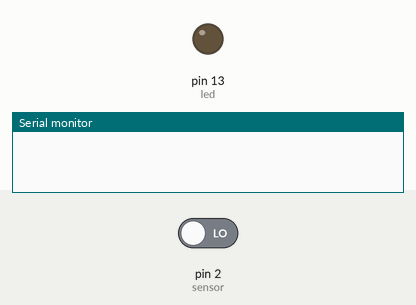
Recording of a sketch running on a simulated Arduino Uno, built with avr-gcc and run on an emulated ATmega328P. On the bench: output pins drawn as LEDs (lit = HIGH), the last lines printed to the serial monitor. The inputs (shaded band) are chosen by the test bench; at power-on: pin 2 (sensor) LOW.

Above: at 1.2 s.
1.3 s: pin 2 (sensor) driven HIGH
At 1.7 s:
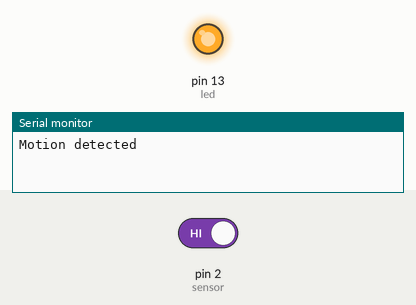
2.8 s: pin 2 (sensor) driven LOW
At 4.0 s:
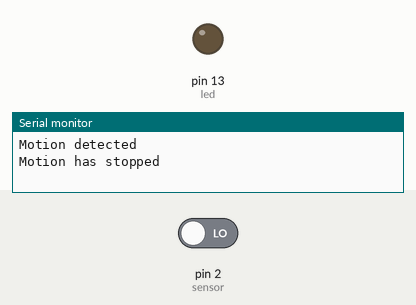
Timing chart, 0 to 5.8 s (numbered marks = the images above; inputs shaded):
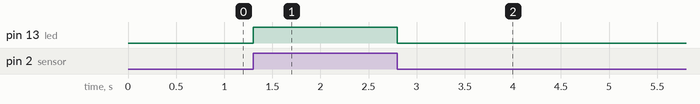

The sketch:

Task1.2P.ino
```cpp
const int led = 13; //LED positive terminal to the digital pin 13
const int sensor = 2; //Signal pin of sensor to digital pin 2
volatile int state = LOW;

void setup() {
  // put your setup code here, to run once:
  pinMode(led, OUTPUT); //LED is the output
  pinMode(sensor, INPUT); //Sensor is the input
  Serial.begin(9600);

  attachInterrupt(digitalPinToInterrupt(sensor), handleInterrupt, CHANGE);
}

void loop() {
  // put your main code here, to run repeatedly:
}

void handleInterrupt() {
    int val = digitalRead(sensor);

    if (val == HIGH) {
      digitalWrite(led, HIGH);

      if (state == LOW) {
        Serial.println("Motion detected");
        state = HIGH;
      }
    }
    else {
      digitalWrite(led, LOW);

        if (state == HIGH) {
          Serial.println("Motion has stopped");
          state = LOW;
        }
    }
}
```

Measured:
- after the input at 1.3 s, pin 13 (led): LOW → HIGH at once
- after the input at 2.8 s, pin 13 (led): HIGH → LOW at once
